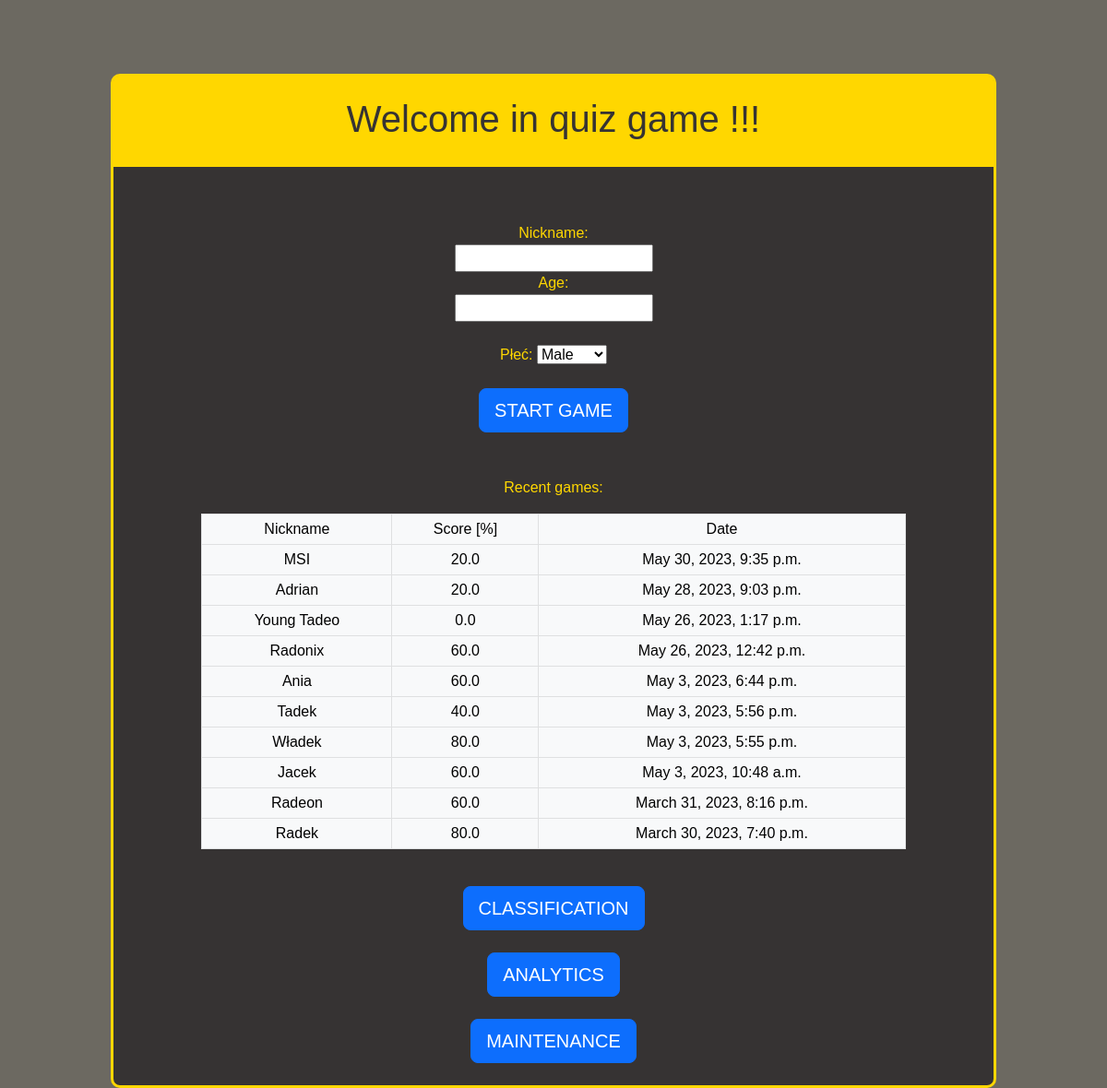
The page /quiz/ on the database as committed earlier.
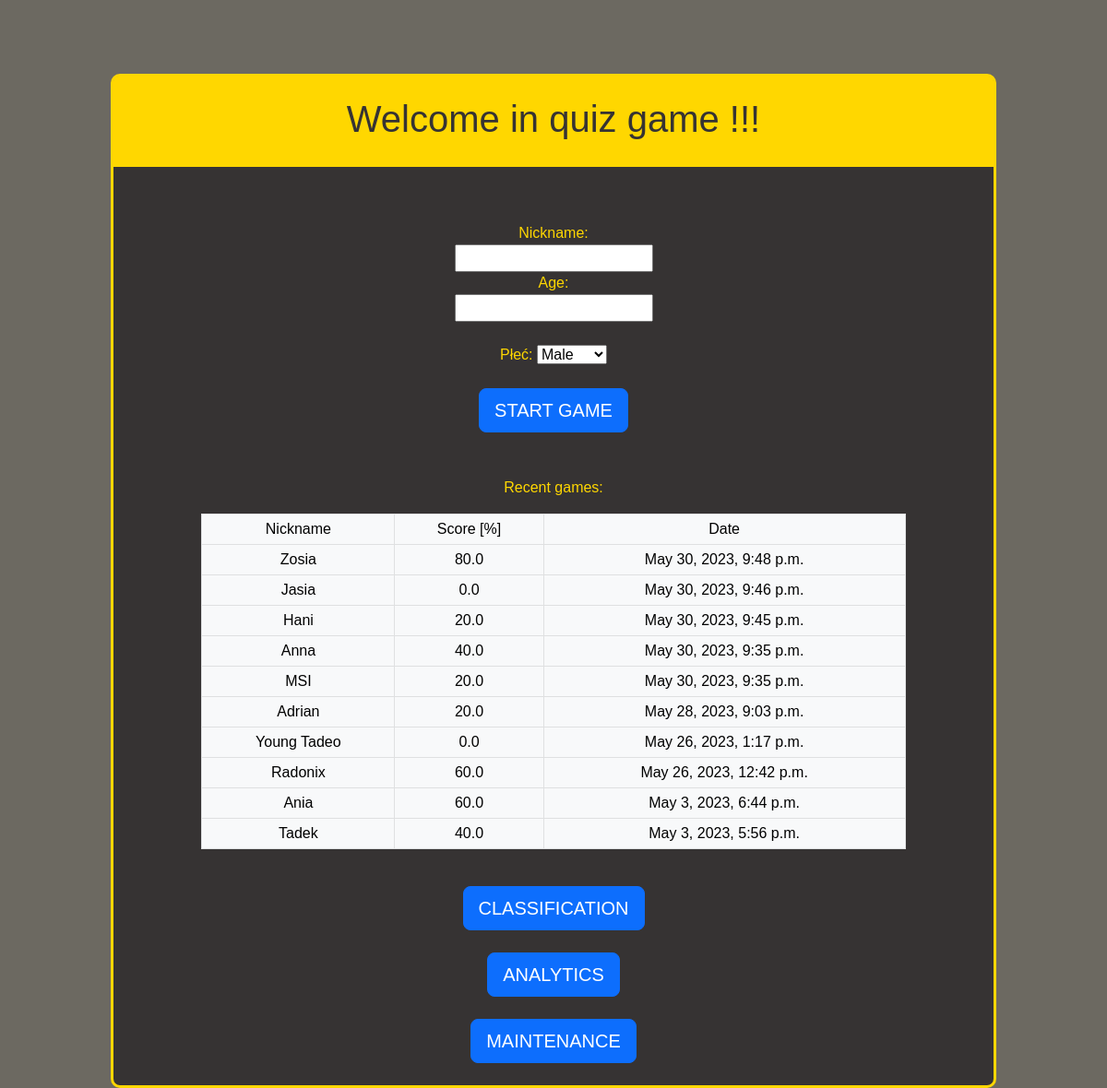
The same page on the database as committed later.
### quiz_django_app/models.py (models this page shows)
class Game(models.Model):
    question_quantity = models.IntegerField(help_text = "value specified by user, how many question are in this game")
    actual_question = models.IntegerField(help_text = "id of actual question")
    question_counter = models.IntegerField(default=1, help_text = "counts number of questions answered in this game")
    total_score = models.IntegerField(default=0)
    questions_used= models.ManyToManyField(Question)
    nickname = models.CharField(max_length=255, null=True)
    age = models.IntegerField(validators=[MinValueValidator(0.99), MaxValueValidator(150)], null=True)
    gender = models.CharField(max_length=1, choices=GENDER_CHOICES, null=True)
    percentage = models.FloatField(null=True)
    created_at = models.DateTimeField(auto_now_add=True, null=True)
    completed_game = models.BooleanField(default=False)

### quiz_django_app/views.py (the view)
# urls.py: path('quiz/', views.index, name='index'),
def index(request):
    logout(request)
    recent_games = Game.objects.filter(completed_game=True).order_by('-created_at')[:10]
    context = { 'recent_games': recent_games }
    return render(request, 'index.html', context)

### quiz_django_app/templates/index.html (shortened to what this page needs)
{% extends "master_template.html" %}
{% block header %}
    <div id="header-container">
        <h1>Welcome in quiz game !!!</h1>
    </div>
{% endblock %}
{% block content %}
    <form method="post" action="/quiz/first_question">
        <label>
            Nickname:
            <br>
            <input name="nickname"required>
        </label>
        <br>
        <label>
            Age:
            <br>
            <input name="age" pattern="^(?:[1-9]|[1-9][0-9]|100)$" required>
        </label>
        <br>
        <br>
        <label for="gender">Płeć:</label>
        <select id="gender" name="gender">
            <option value="M">Male</option>
        </select>
        <br>
        <br>
        <input type="submit" value="START GAME" class="btn btn-primary btn-lg">
    </form>
    <br>
    <br>
    <p>Recent games:</p>
    <div class="table-container">
    <table class="table table-light table-bordered table-hover table-sm">
        <thead>
            <tr>
                <td>Nickname</td>
                <td>Score [%]</td>
                <td>Date</td>
            </tr>
        </thead>
        <tbody>
            {% if recent_games is not None %}
                {% for game in recent_games %}
                    <tr>
                        <td>{{ game.nickname }}</td>
                        <td>{{ game.percentage }}</td>
                        <td>{{ game.created_at }}</td>
                    </tr>
                {% endfor %}
            {% endif %}
        </tbody>
    </table>
    </div>
    <br>
    <a href="{% url 'classification' %}">
        <button type="button" class="btn btn-primary btn-lg">CLASSIFICATION</button>
    </a>
    <br>
    <br>
    <a href="{% url 'analytics' %}">
        <button type="button" class="btn btn-primary btn-lg">ANALYTICS</button>
    </a>
    <br>
    <br>
    <a href="{% url 'maintenance' %}">
        <button type="button" class="btn btn-primary btn-lg">MAINTENANCE</button>
    </a>
    <br>
    <br>
{% endblock %}

Rows that differ between the two databases and show on the page:
no longer on this page (row unchanged): Game: nickname "Władek", percentage "80.0", created_at "May 3, 2023, 5:55 p.m."
no longer on this page (row unchanged): Game: nickname "Jacek", percentage "60.0", created_at "May 3, 2023, 10:48 a.m."
no longer on this page (row unchanged): Game: nickname "Radeon", percentage "60.0", created_at "March 31, 2023, 8:16 p.m."
no longer on this page (row unchanged): Game: nickname "Radek", percentage "80.0", created_at "March 30, 2023, 7:40 p.m."
added Game: nickname "Zosia", percentage "80.0", created_at "May 30, 2023, 9:48 p.m."
added Game: nickname "Jasia", percentage "0.0", created_at "May 30, 2023, 9:46 p.m."
added Game: nickname "Hani", percentage "20.0", created_at "May 30, 2023, 9:45 p.m."
now on this page (row edited): Game: nickname "Anna", percentage "40.0", created_at "May 30, 2023, 9:35 p.m."
